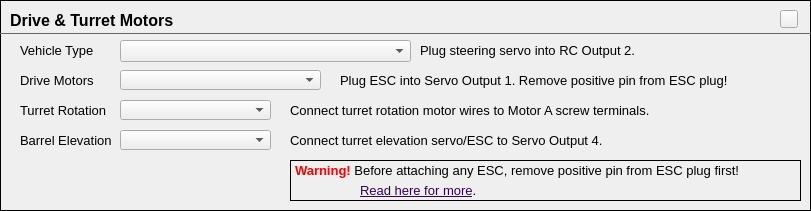
               <widget class="FrameContent" name="frmMotorSelection">
                <property name="geometry">
                 <rect>
                  <x>10</x>
                  <y>0</y>
                  <width>811</width>
                  <height>211</height>
                 </rect>
                </property>
                <property name="frameShape">
                 <enum>QFrame::Box</enum>
                </property>
                <widget class="DriveTypeComboBox" name="cboDriveMotors">
                 <property name="geometry">
                  <rect>
                   <x>120</x>
                   <y>70</y>
                   <width>201</width>
                   <height>20</height>
                  </rect>
                 </property>
                 <property name="maximumSize">
                  <size>
                   <width>250</width>
                   <height>16777215</height>
                  </size>
                 </property>
                </widget>
                <widget class="QLabel" name="label_3">
                 <property name="geometry">
                  <rect>
                   <x>20</x>
                   <y>70</y>
                   <width>81</width>
                   <height>21</height>
                  </rect>
                 </property>
                 <property name="font">
                  <font>
                   <pointsize>10</pointsize>
                  </font>
                 </property>
                 <property name="text">
                  <string>Drive Motors</string>
                 </property>
                </widget>
                <widget class="QLabel" name="label_15">
                 <property name="geometry">
                  <rect>
                   <x>10</x>
                   <y>10</y>
                   <width>311</width>
                   <height>21</height>
                  </rect>
                 </property>
                 <property name="font">
                  <font>
                   <family>MS Shell Dlg 2</family>
                   <pointsize>12</pointsize>
                   <weight>75</weight>
                   <bold>true</bold>
                  </font>
                 </property>
                 <property name="styleSheet">
                  <string notr="true"/>
                 </property>
                 <property name="text">
                  <string>Drive &amp; Turret Motors</string>
                 </property>
                </widget>
                <widget class="QLabel" name="label_16">
                 <property name="geometry">
                  <rect>
                   <x>20</x>
                   <y>100</y>
                   <width>101</width>
                   <height>21</height>
                  </rect>
                 </property>
                 <property name="font">
                  <font>
                   <pointsize>10</pointsize>
                  </font>
                 </property>
                 <property name="text">
                  <string>Turret Rotation</string>
                 </property>
                </widget>
                <widget class="QLabel" name="label_17">
                 <property name="geometry">
                  <rect>
                   <x>20</x>
                   <y>130</y>
                   <width>101</width>
                   <height>21</height>
                  </rect>
                 </property>
                 <property name="font">
                  <font>
                   <pointsize>10</pointsize>
                  </font>
                 </property>
                 <property name="text">
                  <string>Barrel Elevation</string>
                 </property>
                </widget>
                <widget class="DriveTypeComboBox" name="cboTurretRotationMotor">
                 <property name="geometry">
                  <rect>
                   <x>120</x>
                   <y>100</y>
                   <width>151</width>
                   <height>20</height>
                  </rect>
                 </property>
                 <property name="maximumSize">
                  <size>
                   <width>250</width>
                   <height>16777215</height>
                  </size>
                 </property>
                </widget>
                <widget class="DriveTypeComboBox" name="cboTurretElevationMotor">
                 <property name="geometry">
                  <rect>
                   <x>120</x>
                   <y>130</y>
                   <width>151</width>
                   <height>20</height>
                  </rect>
                 </property>
                 <property name="maximumSize">
                  <size>
                   <width>250</width>
                   <height>16777215</height>
                  </size>
                 </property>
                </widget>
                <widget class="QFrame" name="frame_10">
                 <property name="geometry">
                  <rect>
                   <x>0</x>
                   <y>23</y>
                   <width>811</width>
                   <height>20</height>
                  </rect>
                 </property>
                 <property name="styleSheet">
                  <string notr="true">color: #666;</string>
                 </property>
                 <property name="frameShape">
                  <enum>QFrame::HLine</enum>
                 </property>
                 <property name="frameShadow">
                  <enum>QFrame::Plain</enum>
                 </property>
                </widget>
                <widget class="HelpButton" name="hpbMotorSelection">
                 <property name="geometry">
                  <rect>
                   <x>780</x>
                   <y>10</y>
                   <width>18</width>
                   <height>18</height>
                  </rect>
                 </property>
                 <property name="maximumSize">
                  <size>
                   <width>18</width>
                   <height>18</height>
                  </size>
                 </property>
                 <property name="text">
                  <string/>
                 </property>
                </widget>
                <widget class="QComboBox" name="cboDriveType">
                 <property name="geometry">
                  <rect>
                   <x>120</x>
                   <y>40</y>
                   <width>291</width>
                   <height>22</height>
                  </rect>
                 </property>
                </widget>
                <widget class="QLabel" name="label_82">
                 <property name="geometry">
                  <rect>
                   <x>20</x>
                   <y>40</y>
                   <width>81</width>
                   <height>21</height>
                  </rect>
                 </property>
                 <property name="font">
                  <font>
                   <pointsize>10</pointsize>
                  </font>
                 </property>
                 <property name="text">
                  <string>Vehicle Type</string>
                 </property>
                </widget>
                <widget class="QLabel" name="lblSteeringServo">
                 <property name="geometry">
                  <rect>
                   <x>420</x>
                   <y>40</y>
                   <width>381</width>
                   <height>21</height>
                  </rect>
                 </property>
                 <property name="font">
                  <font>
                   <pointsize>10</pointsize>
                   <italic>false</italic>
                  </font>
                 </property>
                 <property name="text">
                  <string>Plug steering servo into RC Output 2.</string>
                 </property>
                 <property name="alignment">
                  <set>Qt::AlignLeading|Qt::AlignLeft|Qt::AlignVCenter</set>
                 </property>
                </widget>
                <widget class="QLabel" name="lblDriveMotors">
                 <property name="geometry">
                  <rect>
                   <x>340</x>
                   <y>70</y>
                   <width>451</width>
                   <height>21</height>
                  </rect>
                 </property>
                 <property name="font">
                  <font>
                   <pointsize>10</pointsize>
                   <italic>false</italic>
                  </font>
                 </property>
                 <property name="text">
                  <string>Plug ESC into Servo Output 1. Remove positive pin from ESC plug!</string>
                 </property>
                </widget>
                <widget class="QLabel" name="lblRotationMotor">
                 <property name="geometry">
                  <rect>
                   <x>290</x>
                   <y>100</y>
                   <width>501</width>
                   <height>21</height>
                  </rect>
                 </property>
                 <property name="font">
                  <font>
                   <pointsize>10</pointsize>
                   <italic>false</italic>
                  </font>
                 </property>
                 <property name="text">
                  <string>Connect turret rotation motor wires to Motor A screw terminals.</string>
                 </property>
                </widget>
                <widget class="QLabel" name="lblElevationMotor">
                 <property name="geometry">
                  <rect>
                   <x>290</x>
                   <y>130</y>
                   <width>501</width>
                   <height>21</height>
                  </rect>
                 </property>
                 <property name="font">
                  <font>
                   <pointsize>10</pointsize>
                   <italic>false</italic>
                  </font>
                 </property>
                 <property name="text">
                  <string>Connect turret elevation servo/ESC to Servo Output 4.</string>
                 </property>
                </widget>
                <widget class="QFrame" name="frmESCWarning">
                 <property name="geometry">
                  <rect>
                   <x>290</x>
                   <y>160</y>
                   <width>511</width>
                   <height>41</height>
                  </rect>
                 </property>
                 <property name="styleSheet">
                  <string notr="true"/>
                 </property>
                 <property name="frameShape">
                  <enum>QFrame::Box</enum>
                 </property>
                 <property name="frameShadow">
                  <enum>QFrame::Plain</enum>
                 </property>
                 <widget class="QLabel" name="lblESCWarningHelp">
                  <property name="geometry">
                   <rect>
                    <x>70</x>
                    <y>20</y>
                    <width>121</width>
                    <height>21</height>
                   </rect>
                  </property>
                  <property name="font">
                   <font>
                    <pointsize>10</pointsize>
                    <italic>false</italic>
                   </font>
                  </property>
                  <property name="styleSheet">
                   <string notr="true"/>
                  </property>
                  <property name="text">
                   <string>&lt;a href=&quot;motors.html#drivemotors&quot; style=&quot;color: #330055; border-bottom: 1px solid #330055;&quot;&gt;Read here for more&lt;/a&gt;.

</string>
                  </property>
                 </widget>
                 <widget class="QLabel" name="lblESCWarning">
                  <property name="geometry">
                   <rect>
                    <x>5</x>
                    <y>0</y>
                    <width>491</width>
                    <height>21</height>
                   </rect>
                  </property>
                  <property name="font">
                   <font>
                    <pointsize>10</pointsize>
                    <italic>false</italic>
                   </font>
                  </property>
                  <property name="text">
                   <string>&lt;html&gt;&lt;head/&gt;&lt;body&gt;&lt;p&gt;&lt;span style=&quot; font-weight:600; color:#ff0000;&quot;&gt;Warning!&lt;/span&gt; Before attaching any ESC, remove positive pin from ESC plug first! &lt;/p&gt;&lt;/body&gt;&lt;/html&gt;</string>
                  </property>
                 </widget>
                </widget>
               </widget>
